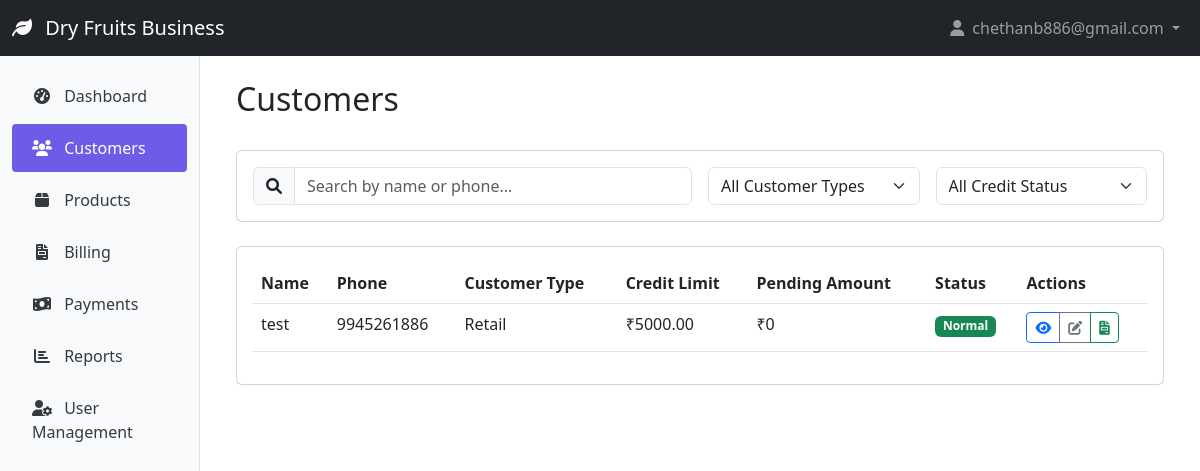
/customers/ (signed in), run on the app's committed database.
### authentication/models.py (models this page shows, shortened)
class User(AbstractUser):
    ROLE_CHOICES = (
        ('admin', 'Admin'),
        ('executive', 'Executive'),
    )
    username = None
    email = models.EmailField('Email address', unique=True)
    role = models.CharField(max_length=20, choices=ROLE_CHOICES, default='executive')
    groups = models.ManyToManyField(
        'auth.Group',
        verbose_name='groups',
        blank=True,
        help_text='The groups this user belongs to.',
        related_name='custom_user_set',  # Add this line
        related_query_name='custom_user',
    )
    user_permissions = models.ManyToManyField(
        'auth.Permission',
        verbose_name='user permissions',
        blank=True,
        help_text='Specific permissions for this user.',
        related_name='custom_user_set',  # Add this line
        related_query_name='custom_user',
    )
    USERNAME_FIELD = 'email'
    REQUIRED_FIELDS = []
    objects = UserManager()
    @property
    def is_admin(self):
        return self.role == 'admin'
    @property
    def is_executive(self):
        return self.role == 'executive'

### customers/models.py (models this page shows, shortened)
class Customer(models.Model):
    CUSTOMER_TYPE_CHOICES = (
        ('retail', 'Retail'),
        ('wholesale', 'Wholesale'),
        ('distributor', 'Distributor'),
    )
    name = models.CharField(max_length=100)
    phone = models.CharField(max_length=15)
    email = models.EmailField(blank=True, null=True)
    address = models.TextField(blank=True, null=True)
    customer_type = models.CharField(max_length=20, choices=CUSTOMER_TYPE_CHOICES, default='retail')
    credit_limit = models.DecimalField(max_digits=10, decimal_places=2, default=0)
    created_at = models.DateTimeField(auto_now_add=True)
    updated_at = models.DateTimeField(auto_now=True)

### customers/views.py (the view)
# urls.py: path('', views.customer_list, name='customer_list'),
@login_required
@executive_required
def customer_list(request):
    customers = Customer.objects.all().order_by('name')
    for customer in customers:
        pending_payments = Invoice.objects.filter(
            customer=customer
        ).exclude(
            Q(status='paid') | Q(status='cancelled') | Q(status='draft')
        ).annotate(
            calculated_amount_due=ExpressionWrapper(
                F('total') - F('amount_paid'),
                output_field=DecimalField()
            )
        )
        customer.pending_amount = pending_payments.aggregate(total=Sum('calculated_amount_due'))['total'] or 0
    return render(request, 'customers/customer_list.html', {'customers': customers})

### templates/customers/customer_list.html (shortened to what this page needs)
{% extends 'base.html' %}
{% block content %}
<div class="container-fluid">
    <div class="d-flex justify-content-between align-items-center mb-4">
        <h1 class="h2">Customers</h1>
    </div>
    <div class="card mb-4">
        <div class="card-body">
            <div class="row g-3">
                <div class="col-md-6">
                    <div class="input-group">
                        <span class="input-group-text"><i class="fas fa-search"></i></span>
                        <input type="text" id="customerSearch" class="form-control" placeholder="Search by name or phone...">
                    </div>
                </div>
                <div class="col-md-3">
                    <select id="customerTypeFilter" class="form-select">
                        <option value="">All Customer Types</option>
                    </select>
                </div>
                <div class="col-md-3">
                    <select id="creditStatusFilter" class="form-select">
                        <option value="">All Credit Status</option>
                    </select>
                </div>
            </div>
        </div>
    </div>
    <div class="card">
        <div class="card-body">
            <div class="table-responsive">
                <table class="table table-hover">
                    <thead>
                        <tr>
                            <th>Name</th>
                            <th>Phone</th>
                            <th>Customer Type</th>
                            <th>Credit Limit</th>
                            <th>Pending Amount</th>
                            <th>Status</th>
                            <th>Actions</th>
                        </tr>
                    </thead>
                    <tbody>
                        {% for customer in customers %}
                        <tr>
                            <td>{{ customer.name }}</td>
                            <td>{{ customer.phone }}</td>
                            <td>{{ customer.get_customer_type_display }}</td>
                            <td>₹{{ customer.credit_limit }}</td>
                            <td>₹{{ customer.pending_amount }}</td>
                            <td>
                                {% if customer.pending_amount > customer.credit_limit %}
                                <span class="badge bg-danger">Limit Exceeded</span>
                                {% else %}
                                <span class="badge bg-success">Normal</span>
                                {% endif %}
                            </td>
                            <td>
                                <div class="btn-group">
                                    <a href="{% url 'customer_detail' customer.id %}" class="btn btn-sm btn-outline-primary">
                                        <i class="fas fa-eye"></i>
                                    </a>
                                    <a href="{% url 'customer_update' customer.id %}" class="btn btn-sm btn-outline-secondary">
                                        <i class="fas fa-edit"></i>
                                    </a>
                                    <a href="{% url 'invoice_create' %}?customer_id={{ customer.id }}" class="btn btn-sm btn-outline-success">
                                        <i class="fas fa-file-invoice"></i>
                                    </a>
                                </div>
                            </td>
                        </tr>
                        {% endfor %}
                    </tbody>
                </table>
            </div>
        </div>
    </div>
</div>
{% endblock %}

### templates/base.html (shortened to what this page needs)
<!DOCTYPE html>
<html lang="en">
<head>
    <link href="https://cdn.jsdelivr.net/npm/bootstrap@5.3.0-alpha1/dist/css/bootstrap.min.css" rel="stylesheet">
    <link rel="stylesheet" href="https://cdnjs.cloudflare.com/ajax/libs/font-awesome/6.0.0/css/all.min.css">
</head>
<body>
    <nav class="navbar navbar-expand-lg navbar-dark bg-dark">
        <div class="container-fluid">
            <a class="navbar-brand" href="{% url 'dashboard' %}">
                <i class="fas fa-leaf me-2"></i>
                Dry Fruits Business
            </a>
            <div class="collapse navbar-collapse" id="navbarNav">
                <ul class="navbar-nav ms-auto">
                    {% if user.is_authenticated %}
                        <li class="nav-item dropdown">
                            <a class="nav-link dropdown-toggle" href="#" id="navbarDropdown" role="button" data-bs-toggle="dropdown">
                                <i class="fas fa-user me-1"></i> {{ user.get_full_name|default:user.email }}
                            </a>
                        </li>
                    {% else %}
                        <li class="nav-item">
                            <a class="nav-link" href="{% url 'login' %}">Login</a>
                        </li>
                    {% endif %}
                </ul>
            </div>
        </div>
    </nav>
    <div class="container-fluid">
        <div class="row">
            {% if user.is_authenticated %}
                <div class="col-md-3 col-lg-2 d-md-block sidebar collapse">
                    <div class="position-sticky pt-3">
                        <ul class="nav flex-column">
                            <li class="nav-item">
                                <a class="nav-link {% if request.path == '/' %}active{% endif %}" href="{% url 'dashboard' %}">
                                    <i class="fas fa-tachometer-alt"></i> Dashboard
                                </a>
                            </li>
                            <li class="nav-item">
                                <a class="nav-link {% if '/customers/' in request.path %}active{% endif %}" href="{% url 'customer_list' %}">
                                    <i class="fas fa-users"></i> Customers
                                </a>
                            </li>
                            <li class="nav-item">
                                <a class="nav-link {% if '/products/' in request.path %}active{% endif %}" href="{% url 'product_list' %}">
                                    <i class="fas fa-box"></i> Products
                                </a>
                            </li>
                            <li class="nav-item">
                                <a class="nav-link {% if '/billing/' in request.path %}active{% endif %}" href="{% url 'billing_list' %}">
                                    <i class="fas fa-file-invoice"></i> Billing
                                </a>
                            </li>
                            <li class="nav-item">
                                <a class="nav-link {% if '/payments/' in request.path %}active{% endif %}" href="{% url 'payment_list' %}">
                                    <i class="fas fa-money-bill-wave"></i> Payments
                                </a>
                            </li>
                            <li class="nav-item">
                                <a class="nav-link {% if '/reports/' in request.path %}active{% endif %}" href="{% url 'report_list' %}">
                                    <i class="fas fa-chart-bar"></i> Reports
                                </a>
                            </li>
                            {% if user.is_admin %}
                            <li class="nav-item">
                                <a class="nav-link {% if '/users/' in request.path %}active{% endif %}" href="{% url 'user_list' %}">
                                    <i class="fas fa-user-cog"></i> User Management
                                </a>
                            </li>
                            {% endif %}
                        </ul>
                    </div>
                </div>
                <main class="col-md-9 ms-sm-auto col-lg-10 px-md-4 content">
            {% else %}
                <main class="col-12 content">
            {% endif %}
                {% block content %}{% endblock %}
            </main>
        </div>
    </div>
</body>
</html>

### templates/base.html (style rules this page uses)
:root { --primary-color: #6c5ce7; --secondary-color: #a29bfe; --accent-color: #fd79a8; --light-color: #f8f9fa; --dark-color: #343a40; }
.sidebar { min-height: calc(100vh - 56px); background-color: var(--light-color); border-right: 1px solid #dee2e6; }
.sidebar .nav-link { color: var(--dark-color); padding: 0.75rem 1.25rem; border-radius: 0.25rem; margin-bottom: 0.25rem; }
.sidebar .nav-link.active { background-color: var(--primary-color); color: white; }
.sidebar .nav-link i { margin-right: 0.5rem; width: 1.25rem; text-align: center; }
.content { padding: 1.5rem; }

### data on the page
User: get_full_name "chethanb886@gmail.com"
Customer: name "test", phone "9945261886", customer_type "Retail", credit_limit "5000.00", pending_amount "0", shows "Normal"
